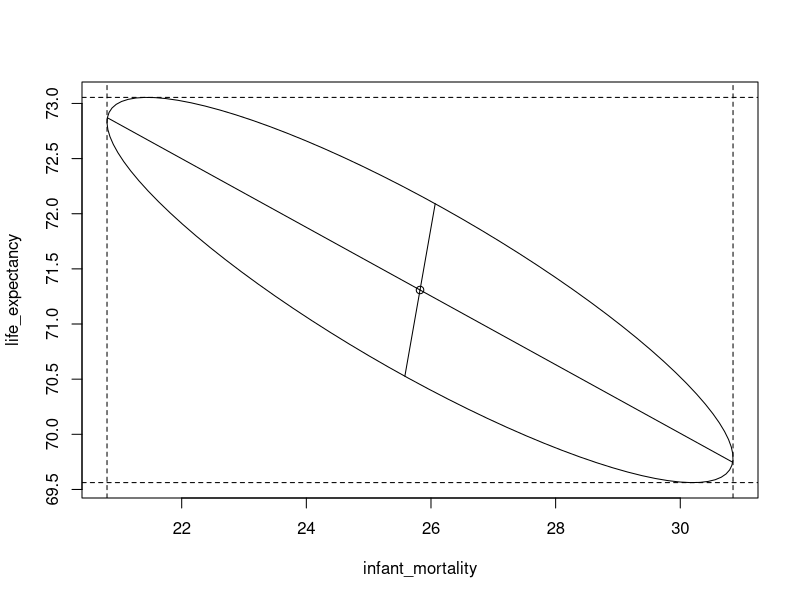

Here is the R script that generated this plot:
## ---- chunk 1
knitr::opts_chunk$set(cache=TRUE)
## ---- chunk 2
library(dslabs)
library(tidyverse)

dataset <- gapminder %>% 
  filter(year == 2012, 
         !is.na(infant_mortality)) %>% 
  select(infant_mortality, 
         life_expectancy, 
         fertility) %>% 
  as.matrix()
## ---- chunk 3
# Assume we know Sigma
Sigma <- matrix(c(555, -170, 30, -170, 65, -10, 
                  30, -10, 2), ncol = 3)

mu_hat <- colMeans(dataset) 
mu_hat
## ---- chunk 4
# Test mu = mu_0
mu_0 <- c(25, 50, 3)
test_statistic <- nrow(dataset) * t(mu_hat - mu_0) %*% 
  solve(Sigma) %*% (mu_hat - mu_0)

drop(test_statistic) > qchisq(0.95, df = 3)
## ---- chunk 5
n <- nrow(dataset); p <- ncol(dataset)

# Test mu = mu_0
mu_0 <- c(25, 50, 3)
test_statistic <- n * t(mu_hat - mu_0) %*% 
  solve(cov(dataset)) %*% (mu_hat - mu_0)

critical_val <- (n - 1)*p*qf(0.95, df1 = p,
                             df2 = n - p)/(n-p)

drop(test_statistic) > critical_val
## ---- chunk 6
sample_cov <- diag(cov(dataset))

cbind(mu_hat - sqrt(critical_val*
                      sample_cov/n),
      mu_hat + sqrt(critical_val*
                      sample_cov/n))
## ---- chunk 7
U <- matrix(c(1, 0, 0,
              0, 1, 0), 
            ncol = 2)
R <- n*solve(t(U) %*% cov(dataset) %*% U)
transf <- chol(R)
## ---- chunk 8
# First create a circle of radius c
theta_vect <- seq(0, 2*pi, length.out = 100)
circle <- sqrt(critical_val) * cbind(cos(theta_vect), sin(theta_vect))
# Then turn into ellipse
ellipse <- circle %*% t(solve(transf)) + 
  matrix(mu_hat[1:2], ncol = 2, 
         nrow = nrow(circle), 
         byrow = TRUE)
## ---- chunk 9
# Eigendecomposition
decomp <- eigen(t(U) %*% cov(dataset) %*% U)
first <- sqrt(decomp$values[1]) *
  decomp$vectors[,1] * sqrt(critical_val)
second <- sqrt(decomp$values[2]) * 
  decomp$vectors[,2] * sqrt(critical_val)
## ---- chunk 10
plot(ellipse, type = 'l',
     xlab = colnames(dataset)[1],
     ylab = colnames(dataset)[2])
lines(x = c(0 + mu_hat[1], first[1]/sqrt(n) + mu_hat[1]),
      y = c(0 + mu_hat[2], first[2]/sqrt(n) + mu_hat[2]))
lines(x = c(0 + mu_hat[1], -first[1]/sqrt(n) + mu_hat[1]),
      y = c(0 + mu_hat[2], -first[2]/sqrt(n) + mu_hat[2]))
lines(x = c(0 + mu_hat[1], second[1]/sqrt(n) + mu_hat[1]),
      y = c(0 + mu_hat[2], second[2]/sqrt(n) + mu_hat[2]))
lines(x = c(0 + mu_hat[1], -second[1]/sqrt(n) + mu_hat[1]),
      y = c(0 + mu_hat[2], -second[2]/sqrt(n) + mu_hat[2]))
points(x = mu_hat[1],
       y = mu_hat[2])

# Add 1d projections
axis_proj <- cbind(mu_hat - sqrt(critical_val*
                                   sample_cov/n),
                   mu_hat + sqrt(critical_val*
                                   sample_cov/n))
abline(v = axis_proj[1,], lty = 2)
abline(h = axis_proj[2,], lty = 2)
